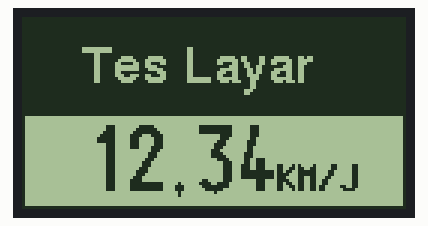
A sketch run on a simulated ESP32. Parts: 128×64 one-colour display.

Above: at 0.1 s.

The sketch:

Tes_Layar_LCD_ST7920.ino
```cpp
#include <U8g2lib.h>
#include <Wire.h>

/*
  Koneksi Pin untuk Layar ST7920 (SPI) ke ESP32:
  - VCC -> 5V atau 3.3V
  - GND -> GND
  - CS  -> GPIO 5
  - RST -> GPIO 4
  - SCK -> GPIO 18 (SCK default)
  - MOSI-> GPIO 23 (MOSI default)
*/

// Inisialisasi U8g2 untuk ESP32 menggunakan Hardware SPI
// Pin CS diatur ke GPIO 5, dan pin Reset ke GPIO 4.
U8G2_ST7920_128X64_1_HW_SPI u8g2(U8G2_R0, /* CS=*/ 5, /* reset=*/ 4);

void setup(void) {
  // Mulai komunikasi dengan layar
  u8g2.begin();
  u8g2.enableUTF8Print(); // Aktifkan karakter UTF8 jika diperlukan
}

void loop(void) {
  u8g2.firstPage();
  do {
    // Gambar kotak atas
    u8g2.drawBox(0, 0, 128, 32);
    u8g2.setColorIndex(0); // Warna tulisan jadi "transparan"
    u8g2.setFont(u8g2_font_helvB12_tf);
    u8g2.drawStr(20, 22, "Tes Layar");
    u8g2.setColorIndex(1); // Kembalikan warna ke normal

    // Gambar kotak bawah
    u8g2.drawFrame(0, 32, 128, 32);
    u8g2.setFont(u8g2_font_logisoso22_tn);
    u8g2.drawStr(20, 58, "12,34");
    u8g2.setFont(u8g2_font_7x13B_tr);
    u8g2.drawStr(85, 58, "KM/J");

  } while (u8g2.nextPage());

  delay(1000); // Tunggu 1 detik sebelum menggambar ulang
}
```
